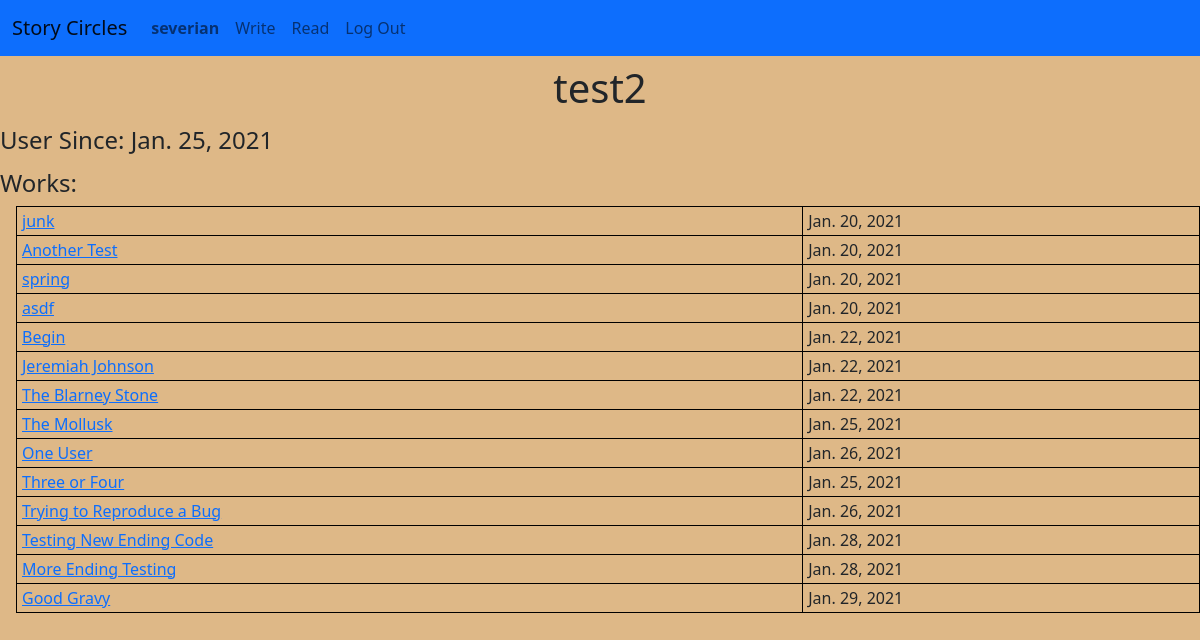
The page /circle/user/6 (signed in) on the database as committed earlier.
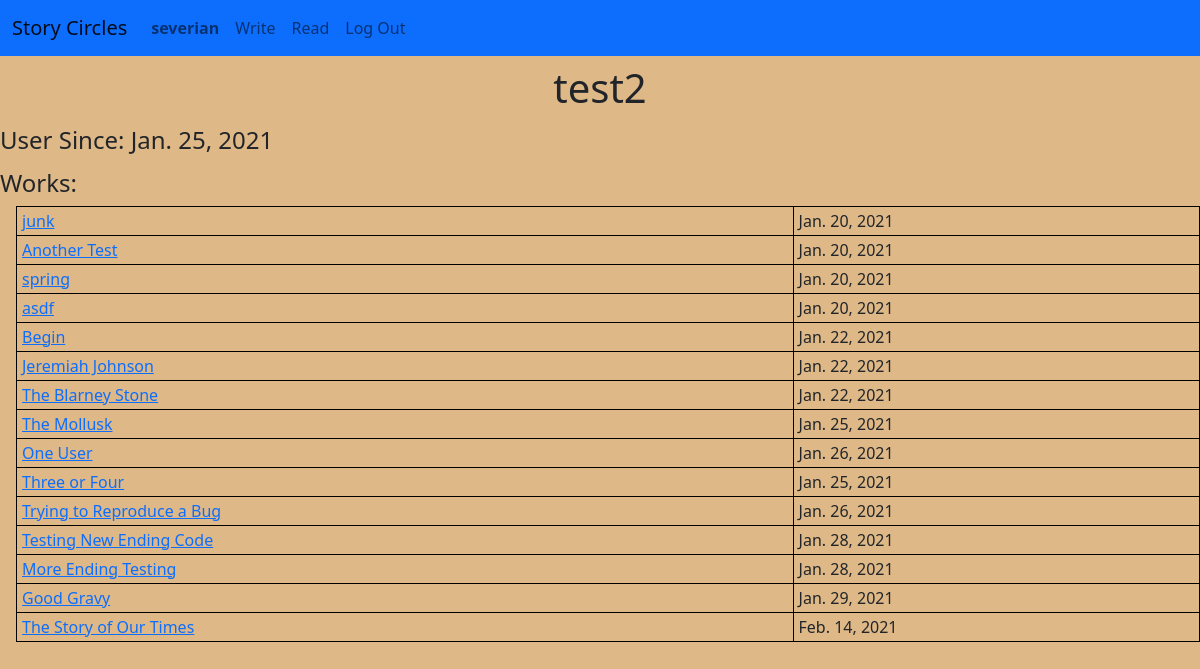
The same page on the database as committed later.
### circle/models.py (models this page shows, shortened)
class Story(models.Model):
    title = models.TextField(unique=True)
    authors = models.ManyToManyField(
        User,
        related_name="stories",
        blank=True
    )
    text = models.TextField()
    start_time = models.DateTimeField(blank=True, null=True)
    finish_time = models.DateTimeField(blank=True, null=True)
    finished = models.BooleanField(default=False)
    def get_absolute_url(self):
        if self.finished:
            return reverse('finished_story', args = [self.pk])
        else:
            return reverse('circle', args = [self.circle.pk])
    """ Return the text as html with "\n\n" converted to paragraph breaks """

### circle/views.py (the view)
# urls.py: path("user/<int:pk>", views.UserDetailView.as_view(), name="user"),
class UserDetailView(LoginRequiredMixin, DetailView):
    model = User
    context_object_name = 'detail_user'
    def get_context_data(self, **kwargs):
            context = super().get_context_data(**kwargs)
            context['stories'] = context['detail_user'].stories.filter(finished=True)
            return context

### circle/models.py (called while the page is built)
    def get_absolute_url(self):
        return reverse('user', args=[self.pk])

### circle/templates/circle/user_detail.html (shortened to what this page needs)
{% extends "circle/layout.html" %}
{% load static %}
{% block body %}
<h1>{{ detail_user.username }}</h1>
<h4>User Since: {{ detail_user.user_since.date }}</h4>
<h4>Works:</h4>
{% include "circle/include/finished_story_table.html" %}
{% endblock %}

### circle/templates/circle/include/finished_story_table.html
<table class="finished-story-table">
    {% for story in stories %}
    <tr>
        <td class="finished-story-title">
            <a href="{{ story.get_absolute_url }}">{{ story.title }}</a>
        </td>
        <td class="finished-story-date">
            {{ story.finish_time.date }}
        </td>
    </tr>
    {% endfor %}
</table>

Rows that differ between the two databases and show on the page:
now on this page (row edited): Story: title "The Story of Our Times", finish_time "Feb. 14, 2021"
